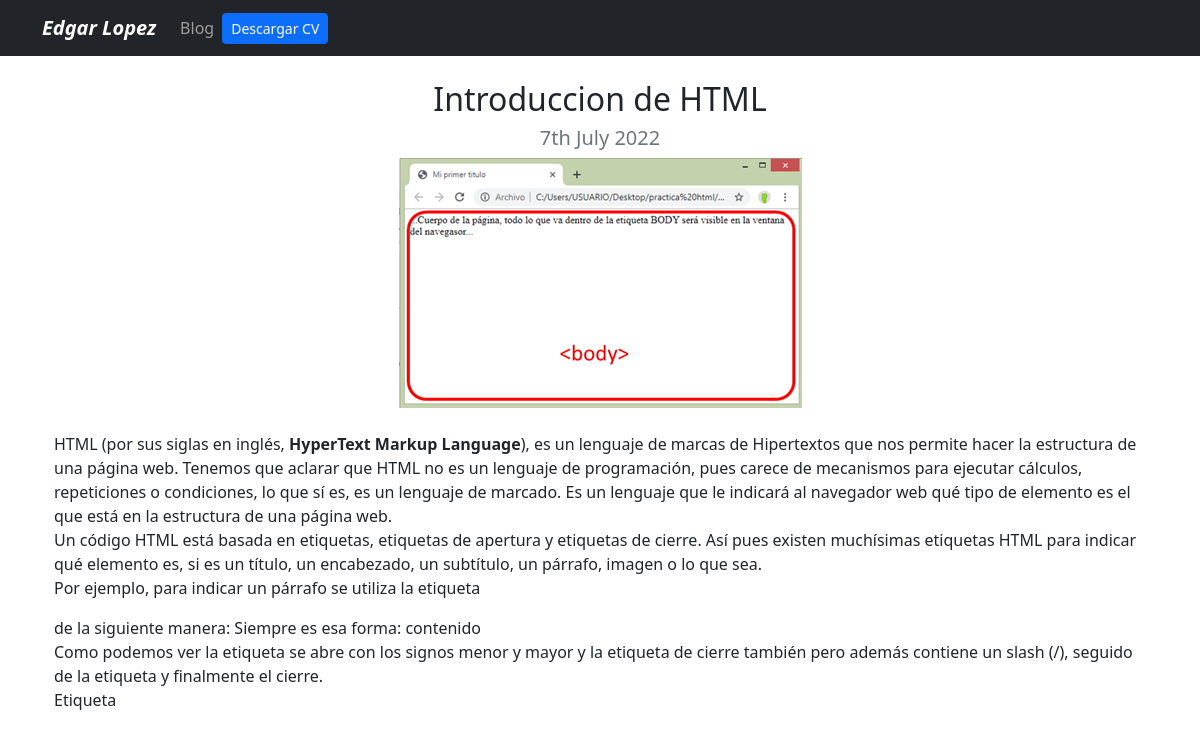
Page /blog/2 on the committed database.
### blog/models.py (models this page shows)
class Post(models.Model):
    title = models.CharField(max_length=200)
    description = models.TextField()
    image = models.ImageField(upload_to='blog/images')
    date = models.DateField(datetime.date.today)

### blog/views.py (the view)
# urls.py: path("<int:post_id>", post_detail, name="post_detail"),
def post_detail(request, post_id):
    post= get_object_or_404(Post, pk=post_id)
    return render(request, 'post_detail.html', {"post": post})

### blog/templates/post_detail.html (shortened to what this page needs)
{% extends 'layout.html' %}
{% block content %}
<div class="text-center">
    <h2>{{post.title}}</h2>
    <h3 class="my-2 h5 text-muted">{{post.date|date:'jS F Y'}}</h3>
    <img src="{{post.image.url}}" alt="{{post.title}}" class="img-fluid">
</div>
<div class="my-4">
    <p>{{post.description|safe}}</p>
{% endblock %}

### portfolio/static/main.css (style rules this page uses)
body { background: white; }

### rows in the picture
Post: title "Introduccion de HTML", date "7th July 2022", image (picture), description "HTML (por sus siglas en inglés, HyperText Markup Language ), es un lenguaje de marcas de Hipertextos que nos permite hacer la estructura de una página web. Tenemos que aclarar que HTML no es un lenguaje de programación, pues carece de mecanismos para ejecutar cálculos, repeticiones o condiciones, lo que sí es, es un lenguaje de marcado. Es un lenguaje que le indicará al navegador web qué tipo de elemento es el que está en la estructura de una página web. Un código HTML está basada en etiquetas, etiquetas de apertura y etiquetas de cierre. Así pues existen muchísimas etiquetas HTML para indicar qué elemento es, si es un título, un encabezado, un subtítulo, un párrafo, imagen o lo que sea.…"
